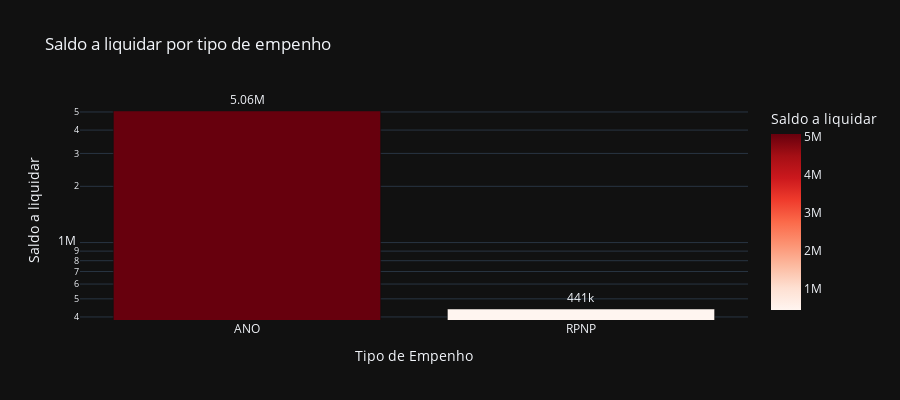

Notebook cell for this chart:
### Code cell
# Saldo a liquidar por tipo de Empenho
cols = ['TIPO', 'A_LIQUIDAR']

df_aux = df.loc[:, cols].groupby('TIPO').sum().sort_values(by= 'A_LIQUIDAR', ascending=False).reset_index()
df_aux = df_aux[df_aux['A_LIQUIDAR'] > 0]
fig = px.bar(df_aux, 
             x='TIPO', 
             y='A_LIQUIDAR',
             title='Saldo a liquidar por tipo de empenho',
             labels={'TIPO':'Tipo de Empenho', 'A_LIQUIDAR':'Saldo a liquidar'},
             text_auto='.3s',
             height=400,
             log_y=True,
             color='A_LIQUIDAR',
             color_continuous_scale = 'reds',
             template='plotly_dark')
fig.update_traces(textposition = 'outside', cliponaxis = False, hovertemplate=None)
fig.update_layout(hovermode="x unified")

fig.show()

### Figure 1 — Plotly figure (JSON) as saved in the notebook; plotly's stock layout.template omitted (floating-point values rounded to 4 significant figures)
{"data": [{"alignmentgroup": "True", "cliponaxis": false, "legendgroup": "", "marker": {"color": [5060000.0, 441200.0], "coloraxis": "coloraxis", "pattern": {"shape": ""}}, "name": "", "offsetgroup": "", "orientation": "v", "showlegend": false, "textposition": "outside", "texttemplate": "%{y:.3s}", "type": "bar", "x": ["ANO", "RPNP"], "xaxis": "x", "y": [5060000.0, 441200.0], "yaxis": "y"}], "layout": {"barmode": "relative", "coloraxis": {"colorbar": {"title": {"text": "Saldo a liquidar"}}, "colorscale": [[0, "rgb(255,245,240)"], [0.125, "rgb(254,224,210)"], [0.25, "rgb(252,187,161)"], [0.375, "rgb(252,146,114)"], [0.5, "rgb(251,106,74)"], [0.625, "rgb(239,59,44)"], [0.75, "rgb(203,24,29)"], [0.875, "rgb(165,15,21)"], [1, "rgb(103,0,13)"]]}, "height": 400, "hovermode": "x unified", "legend": {"tracegroupgap": 0}, "title": {"text": "Saldo a liquidar por tipo de empenho"}, "xaxis": {"anchor": "y", "domain": [0, 1], "title": {"text": "Tipo de Empenho"}}, "yaxis": {"anchor": "x", "domain": [0, 1], "title": {"text": "Saldo a liquidar"}, "type": "log"}}}
